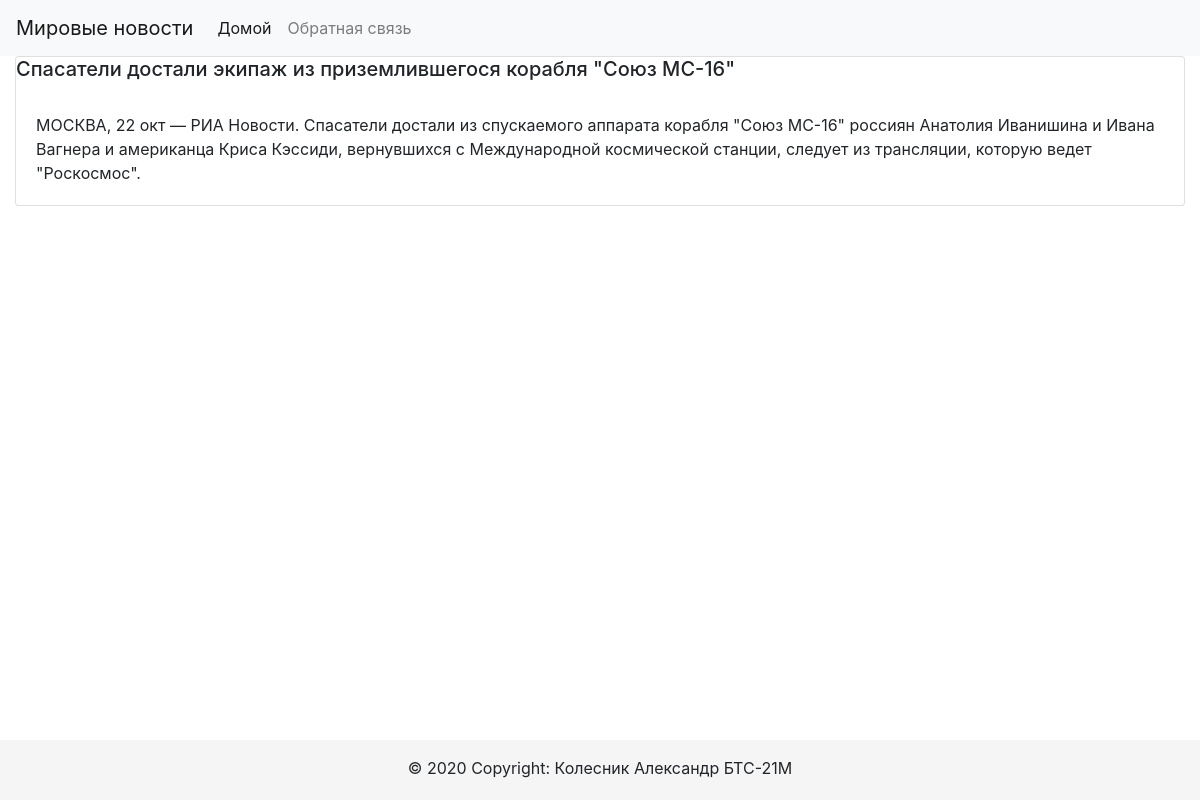
/news/20201022-23993, run on the app's committed database.
### news/models.py (models this page shows, shortened)
class News(models.Model):
    title = models.CharField(max_length=100)
    body = models.TextField()
    url = models.CharField(max_length=30, default='test', editable=False)
    date = models.DateField(auto_now_add=True, editable=False)

### news/views.py (the view)
# urls.py: re_path(r'^(?P<url>\d+-\d+)$', get_news),
def get_news(request, url):
    currentNews = get_object_or_404(News, url=url)
    context = {
        'news': currentNews,
    }
    return render(request, 'news/content.html', context)

### templates/news/content.html (shortened to what this page needs)
{% extends "base/base_generic.html" %}
{% block content %}
    <div class="card">
    <h5 class="card-title">{{ news.title }}</h5>
      <div class="card-body">
        {{ news.body }}
      </div>
    </div>
{% endblock %}

### static/css/sticky-footer-navbar.css (style rules this page uses)
html { position: relative; min-height: 100%; }
body { margin-bottom: 60px; }

### data on the page
News: title "Спасатели достали экипаж из приземлившегося корабля \"Союз МС-16\"", body "МОСКВА, 22 окт — РИА Новости. Спасатели достали из спускаемого аппарата корабля \"Союз МС-16\" россиян Анатолия Иванишина и Ивана Вагнера и американца Криса Кэссиди, вернувшихся с Международной космической станции, следует из трансляции, которую ведет \"Роскосмос\"."
